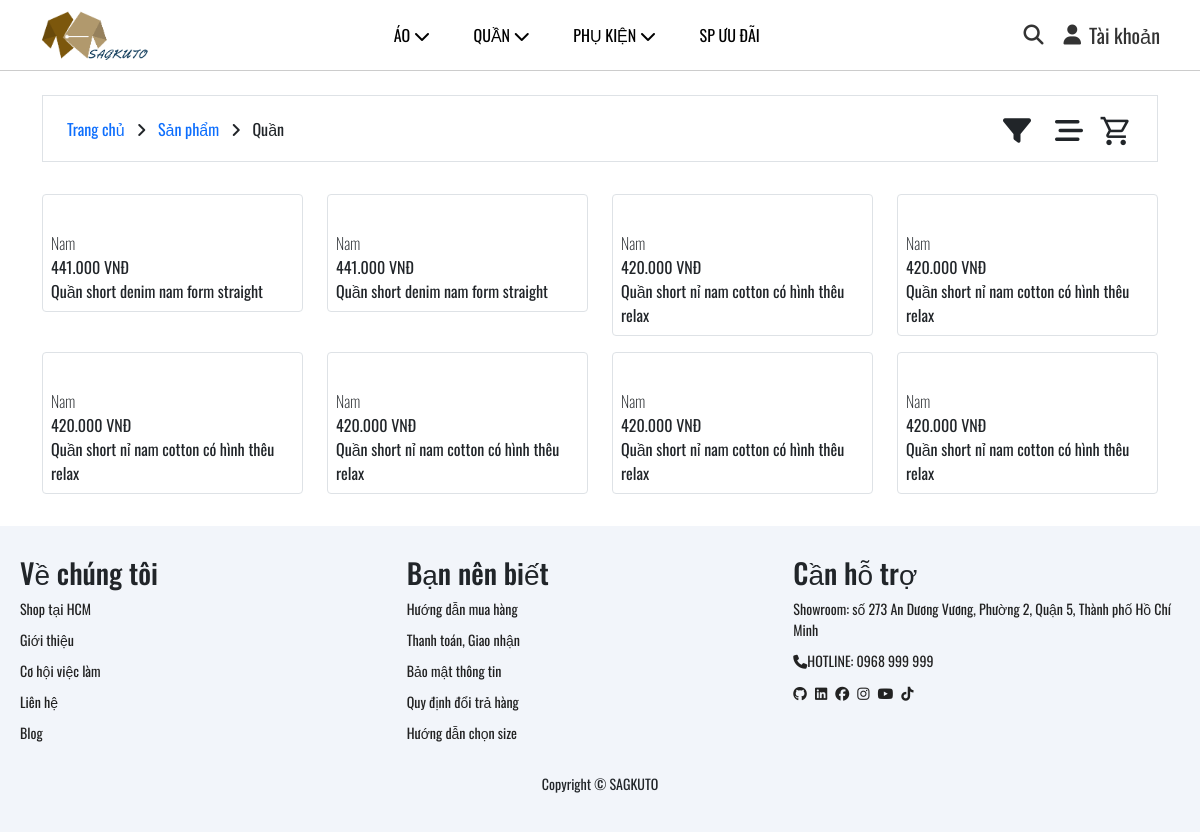
The page /index.php?page=sanpham&phanloai=quan on the database as committed earlier.
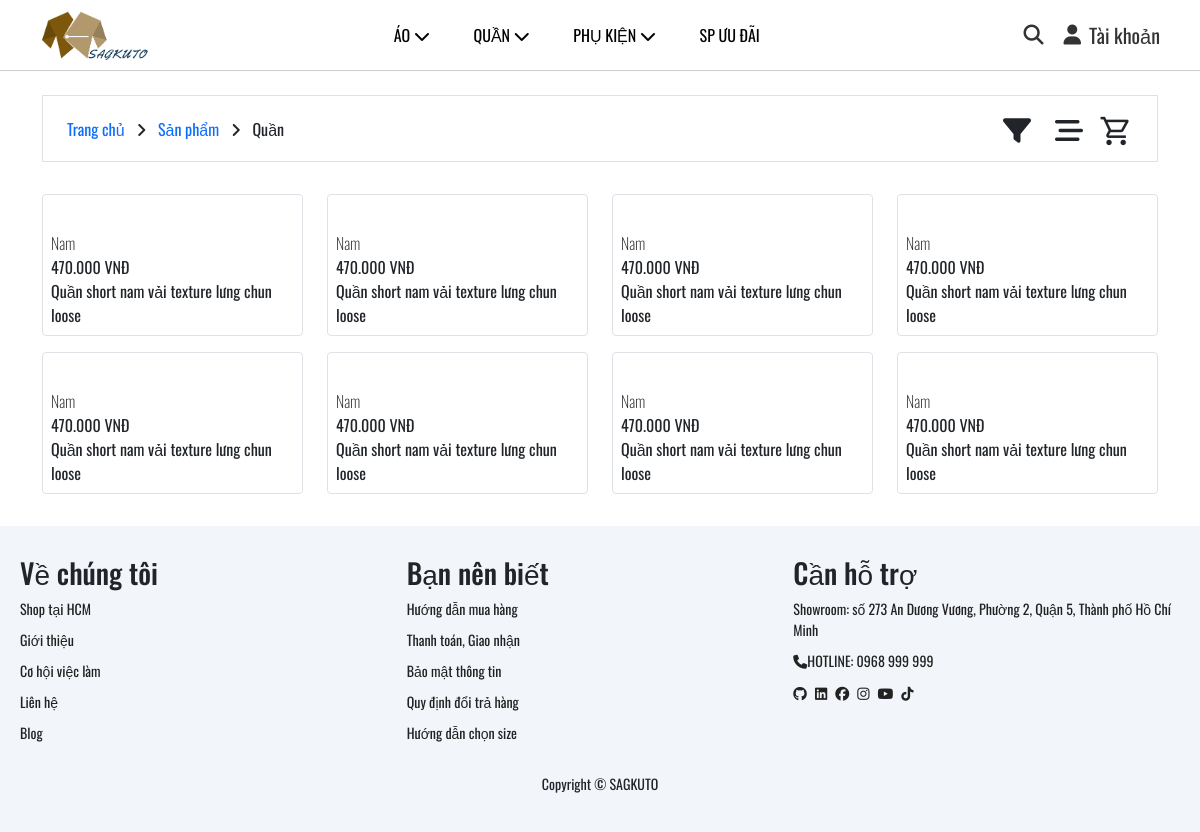
The same page on the database as committed later.
### tables this page shows
CREATE TABLE `product_variants` (
  `variant_id` int(11) NOT NULL,
  `product_id` int(11) DEFAULT NULL,
  `image` varchar(255) DEFAULT NULL,
  `stock` int(11) DEFAULT 0,
  `color_id` int(11) DEFAULT NULL,
  `size_id` int(11) DEFAULT NULL,
  `is_deleted` tinyint(1) DEFAULT 0
);

CREATE TABLE `products` (
  `product_id` int(11) NOT NULL,
  `name` varchar(255) NOT NULL,
  `description` text DEFAULT NULL,
  `category_id` int(11) DEFAULT NULL,
  `price` decimal(12,2) DEFAULT NULL,
  `rating_avg` float DEFAULT 0,
  `rating_count` int(11) DEFAULT 0,
  `sold_count` int(11) DEFAULT 0,
  `price_sale` decimal(12,2) DEFAULT NULL,
  `pttg` decimal(5,2) DEFAULT 0.00
);

### layout/phanloai.php (the view, shortened to what the changed rows need)
    <?php
    echo '<!DOCTYPE html>
    <html lang="en">
    <head>
        <meta charset="UTF-8">
        <meta name="viewport" content="width=device-width, initial-scale=1.0">
        <link href="https://cdn.jsdelivr.net/npm/bootstrap@5.3.3/dist/css/bootstrap.min.css" rel="stylesheet">
        <link rel="stylesheet" href="https://cdnjs.cloudflare.com/ajax/libs/font-awesome/6.7.2/css/all.min.css" />
        <title>sagkuto</title>
        <link rel="icon" type="./Images/png" href="../assets/img/logo_favicon/favicon.png">
        <link rel="stylesheet" href="../assets/fonts/font.css">
        <link rel="stylesheet" href="../assets/css/product.css">
        <link rel="stylesheet" href="../assets/css/footer.css">
        <link rel="stylesheet" href="https://fonts.googleapis.com/css2?family=Material+Symbols+Outlined:opsz,wght,FILL,GRAD@24,400,0,0&icon_names=shopping_cart" />
    </head>';
    ?>
    <?php
    $connection = mysqli_connect("localhost","root","","db_web_quanao",3306);
    $sort = isset($_GET['sapxep']) ? $_GET['sapxep'] : '';
    $qrySort = '';
    if($sort == 'tangdan')
    {
        $qrySort = 'ORDER BY price ASC';
    }else
    {
        $qrySort = 'ORDER BY price DESC';
    }
    mysqli_set_charset($connection, 'utf8');
    $limit = 8;
    $page = isset($_GET['page']) ? (int)$_GET['page'] : 1;
    if ($page < 1) $page = 1;
    $offset = ($page - 1) * $limit;
    $phanloaiA = ['ao' => 1,
                  'quan' => 2,
                  'aopolo' => 3,
                  'aosomi' => 4,
                  'aokhoac' => 5];
    $selectPhanloai =  $_GET['phanloai'] ?? null;
    if($selectPhanloai && isset($phanloaiA[$selectPhanloai]))
    {
        $where[] = "products.category_id = ". $phanloaiA[$selectPhanloai];
    }else
    {
        $where[] = "products.category_id = -1";
    }
$filterQuery = "";
if (count($where) > 0) {
    $filterQuery = "WHERE " . implode(" AND ", $where);
}
    $strSQL = "SELECT * FROM products
    JOIN product_variants ON products.product_id = product_variants.product_id
    $filterQuery $qrySort
    LIMIT $limit OFFSET $offset";
    $result = mysqli_query($connection, $strSQL);
    echo '
    <section>
    <div class="container-md">
    <div class="row">';
    while($row = mysqli_fetch_assoc($result))
    {
        $name = $row['name'];
        $gia = number_format($row['price'], 0, ',', '.');
        echo '
                <div class="xacdinhZ col-md-3 col-6 mt-3 effect_hover">
                        <div class="border rounded-1">
                            <a href="#" class="text-decoration-none text-dark ">
                                <img src="../assets/img/sanpham/sp1.jpg" alt="" class="img-fluid">
                                <div class="mt-2 p-2 pt-1">
                                    <div class="">
                                        <p class="mb-0 fw-lighter">Nam</p>
                                        <p class="mb-0">' . $gia . ' VNĐ</p>
                                        <p class="mb-0">' . $name . '</p>
                                    </div>
                                </div>
                            </a>
                        </div>
                </div>
    ';
    }
    ?>
    <?php
    echo '
    </div>
    </div>
    </section>';
    ?>
    <?php
    echo '    <script src="../assets/js/xulyFIlter.js"></script>
        <script src="https://cdn.jsdelivr.net/npm/bootstrap@5.3.3/dist/js/bootstrap.bundle.min.js"></script>
    </body>
    </html>';
    ?>

Rows that differ between the two databases and show on the page:
no longer on this page (row unchanged): product_variants: product.price "441.000", product.name "Quần short denim nam form straight"
no longer on this page (row unchanged): product_variants: product.price "441.000", product.name "Quần short denim nam form straight"
no longer on this page (row unchanged): product_variants: product.price "420.000", product.name "Quần short nỉ nam cotton có hình thêu relax"
no longer on this page (row unchanged): product_variants: product.price "420.000", product.name "Quần short nỉ nam cotton có hình thêu relax"
no longer on this page (row unchanged): product_variants: product.price "420.000", product.name "Quần short nỉ nam cotton có hình thêu relax"
no longer on this page (row unchanged): product_variants: product.price "420.000", product.name "Quần short nỉ nam cotton có hình thêu relax"
no longer on this page (row unchanged): product_variants: product.price "420.000", product.name "Quần short nỉ nam cotton có hình thêu relax"
no longer on this page (row unchanged): product_variants: product.price "420.000", product.name "Quần short nỉ nam cotton có hình thêu relax"
added product_variants: product.price "470.000", product.name "Quần short nam vải texture lưng chun loose"
added product_variants: product.price "470.000", product.name "Quần short nam vải texture lưng chun loose"
added product_variants: product.price "470.000", product.name "Quần short nam vải texture lưng chun loose"
added product_variants: product.price "470.000", product.name "Quần short nam vải texture lưng chun loose"
added product_variants: product.price "470.000", product.name "Quần short nam vải texture lưng chun loose"
added product_variants: product.price "470.000", product.name "Quần short nam vải texture lưng chun loose"
added product_variants: product.price "470.000", product.name "Quần short nam vải texture lưng chun loose"
added product_variants: product.price "470.000", product.name "Quần short nam vải texture lưng chun loose"
